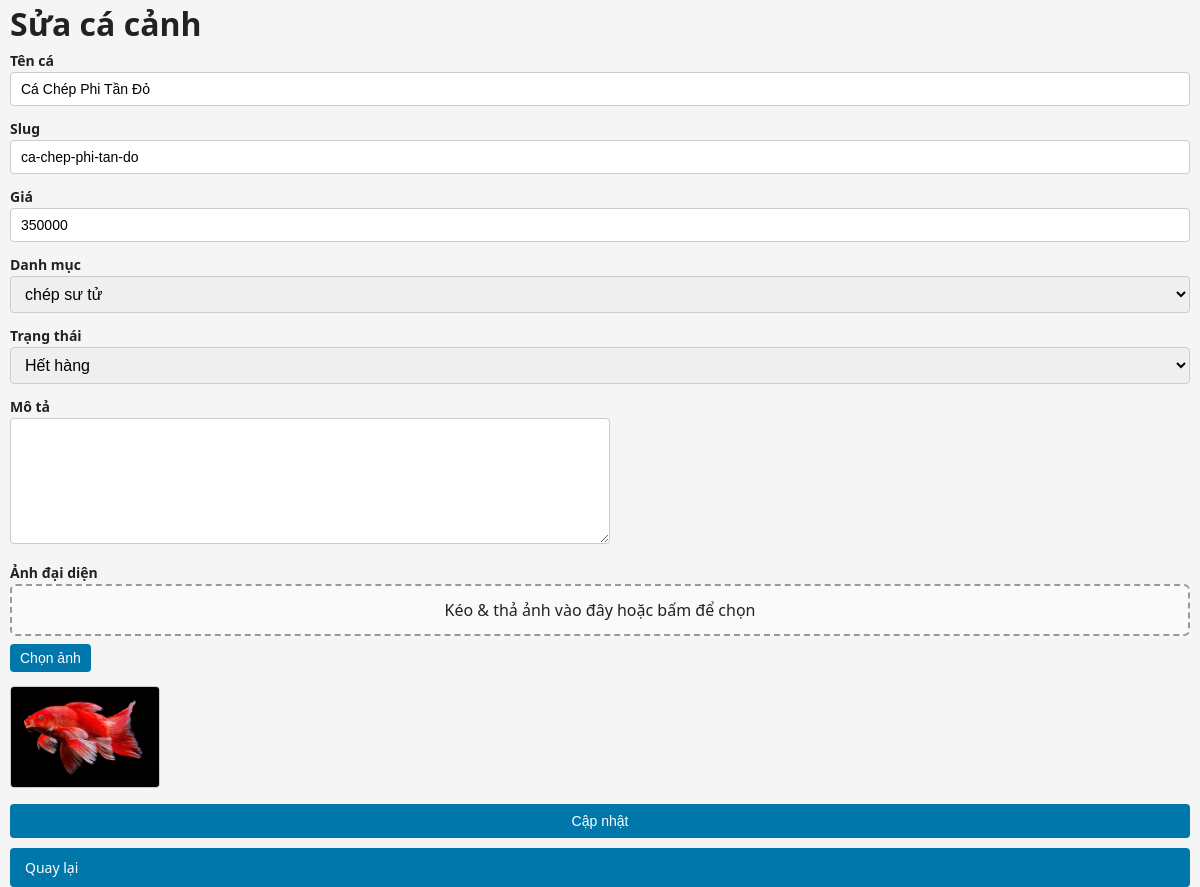
The page /admin/fish-form.php?id=6 (signed in) on the database its author committed.
### tables this page shows
CREATE TABLE IF NOT EXISTS `fishs` (
  `id` int NOT NULL AUTO_INCREMENT,
  `category_id` int NOT NULL,
  `name` varchar(255) NOT NULL,
  `slug` varchar(191) NOT NULL,
  `price` int DEFAULT '0',
  `thumbnail` varchar(255) DEFAULT NULL,
  `description` text,
  `created_at` timestamp NULL DEFAULT CURRENT_TIMESTAMP,
  `status` tinyint(1) NOT NULL DEFAULT '1',
  PRIMARY KEY (`id`),
  UNIQUE KEY `slug` (`slug`),
  KEY `category_id` (`category_id`)
);

CREATE TABLE IF NOT EXISTS `fish_categories` (
  `id` int NOT NULL AUTO_INCREMENT,
  `name` varchar(255) NOT NULL,
  `slug` varchar(191) NOT NULL,
  PRIMARY KEY (`id`),
  UNIQUE KEY `slug` (`slug`)
);

### admin/fish-form.php (the view, shortened to what this page needs)
<?php
include __DIR__ . '/../includes/db.php';
$catRes = mysqli_query($conn, "SELECT * FROM fish_categories ORDER BY name ASC");
$categories = [];
while ($row = mysqli_fetch_assoc($catRes)) {
    $categories[] = $row;
}
$product = null;
$isEdit = false;
if (isset($_GET['id'])) {
    $id = (int)$_GET['id'];
    $res = mysqli_query($conn, "SELECT * FROM fishs WHERE id=$id");
    $product = mysqli_fetch_assoc($res);
    if ($product) {
        $isEdit = true;
    } else {
        die("Cá không tồn tại");
    }
}
$returnRaw = isset($_REQUEST['return']) ? $_REQUEST['return'] : '';
$returnQuery = $returnRaw ? urldecode($returnRaw) : '';
?>
<!DOCTYPE html>
<html lang="vi">
<head>
<link rel="stylesheet" href="../assets/css/style.css">
</head>
<body>
<div class="container">
<h1><?= $isEdit ? "Sửa cá cảnh" : "Thêm cá cảnh mới" ?></h1>
<form method="post" enctype="multipart/form-data">
    <div>
        <label>Tên cá</label><br>
        <input type="text" id="name" name="name" required value="<?= htmlspecialchars($product['name'] ?? '') ?>">
    </div>
    <div>
        <label>Slug</label><br>
        <input type="text" id="slug" name="slug" required value="<?= htmlspecialchars($product['slug'] ?? '') ?>">
    </div>
    <div>
        <label>Giá</label><br>
        <input type="number" name="price" min="0" value="<?= htmlspecialchars($product['price'] ?? 0) ?>">
    </div>
    <div>
        <label>Danh mục</label><br>
        <select name="category_id" required>
            <?php foreach ($categories as $cat): ?>
                <option value="<?= $cat['id'] ?>" <?= (!empty($product['category_id']) && $product['category_id']==$cat['id']) ? 'selected' : '' ?>>
                    <?= htmlspecialchars($cat['name']) ?>
                </option>
            <?php endforeach; ?>
        </select>
    </div>
    <div>
        <label>Trạng thái</label><br>
        <select name="status">
            <option value="0" <?= (isset($product['status']) && (int)$product['status']===0) ? 'selected' : '' ?>>Hết hàng</option>
        </select>
    </div>
    <div>
        <label>Mô tả</label><br>
        <textarea name="description" rows="6" style="width:100%; max-width:600px;"><?= htmlspecialchars($product['description'] ?? '') ?></textarea>
    </div>
    <div>
        <label>Ảnh đại diện</label><br>
        <div class="drop-zone" id="dropZone">Kéo & thả ảnh vào đây hoặc bấm để chọn</div>
        <div style="margin:6px 0;">
          <button type="button" class="btn" id="chooseBtn" style="padding:6px 10px;">Chọn ảnh</button>
        </div>
        <img id="preview" class="preview"
             src="<?= !empty($product['thumbnail']) ? ".".htmlspecialchars($product['thumbnail']) : '' ?>"
             style="<?= !empty($product['thumbnail']) ? '' : 'display:none;' ?>"
             alt="thumbnail">
    </div>
    <button type="submit" class="btn"><?= $isEdit ? "Cập nhật" : "Thêm mới" ?></button>
    <a class="btn" href="./fishs.php<?php echo !empty($returnQuery)?"?".htmlspecialchars($returnQuery):""; ?>">Quay lại</a>
</form>
</div>
</body>
</html>

### assets/css/style.css (style rules this page uses)
* { box-sizing: border-box; margin: 0; padding: 0; }
body { font-family: system-ui, -apple-system, BlinkMacSystemFont, "Segoe UI", sans-serif; background: #f5f5f5; color: #222; line-height: 1.5; margin: 0px; max-width: 100%; max-width: 100vw; }
a { color: inherit; text-decoration: none; }
.container { width: 100%; max-width: 1280px; margin: 0 auto; padding: 0 10px; }
h1, h2, h3 { margin-top: 0; }
form { display: flex; flex-direction: column; gap: 10px; }
label { font-weight: 600; font-size: 14px; }
input[type="text"], input[type="password"], input[type="number"], textarea, select { width: 100%; max-width: 100%; padding: 8px 10px; border-radius: 4px; border: 1px solid #ccc; font-size: 14px; }
textarea { resize: vertical; min-height: 80px; }
.btn, button { display: inline-block; padding: 9px 15px; border: none; background: #0077aa; color: #fff; border-radius: 4px; cursor: pointer; font-size: 14px; }
button, input, select, textarea, a { -webkit-text-size-adjust: 100%; font-size: 16px; }

### admin/fish-form.php (style rules this page uses)
img.preview { margin-top:8px; max-width:150px; border:1px solid #ccc; border-radius:4px; }
button, input, select, textarea { font-size:16px; }
.drop-zone { border: 2px dashed #999; border-radius: 6px; padding: 12px; text-align: center; cursor: pointer; margin-bottom: 8px; background: #fafafa; }

### rows shown on the page
fishs: name "Cá Chép Phi Tần Đỏ", slug "ca-chep-phi-tan-do", price "350000", category_id "chép sư tử", status "Hết hàng", thumbnail (picture)
